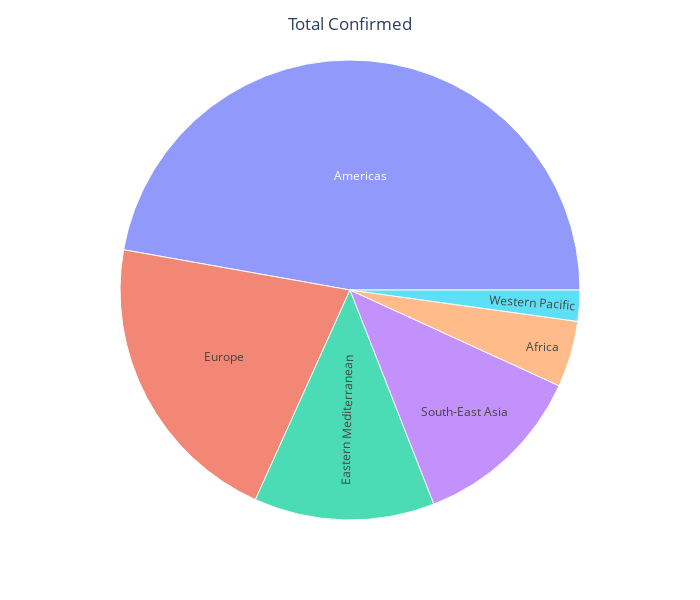

The code cell stored with this chart in its notebook:
### Code cell
fig = px.sunburst(df, path=['WHO Region'], values='Recovered')

fig.update_layout(width = 700, height = 600, title = 'Total Confirmed', title_x = 0.5)

fig.show()

### Figure 1 — Plotly figure (JSON) as saved in the notebook; plotly's stock layout.template omitted (floating-point values rounded to 4 significant figures)
{"data": [{"branchvalues": "total", "domain": {"x": [0, 1], "y": [0, 1]}, "hovertemplate": "labels=%{label}<br>Recovered=%{value}<br>parent=%{parent}<br>id=%{id}<extra></extra>", "ids": ["Africa", "Americas", "Eastern Mediterranean", "Europe", "South-East Asia", "Western Pacific"], "labels": ["Africa", "Americas", "Eastern Mediterranean", "Europe", "South-East Asia", "Western Pacific"], "name": "", "parents": ["", "", "", "", "", ""], "type": "sunburst", "values": [440645, 4468616, 1201400, 1993723, 1156933, 206770]}], "layout": {"height": 600, "legend": {"tracegroupgap": 0}, "margin": {"t": 60}, "title": {"text": "Total Confirmed", "x": 0.5}, "width": 700}}
